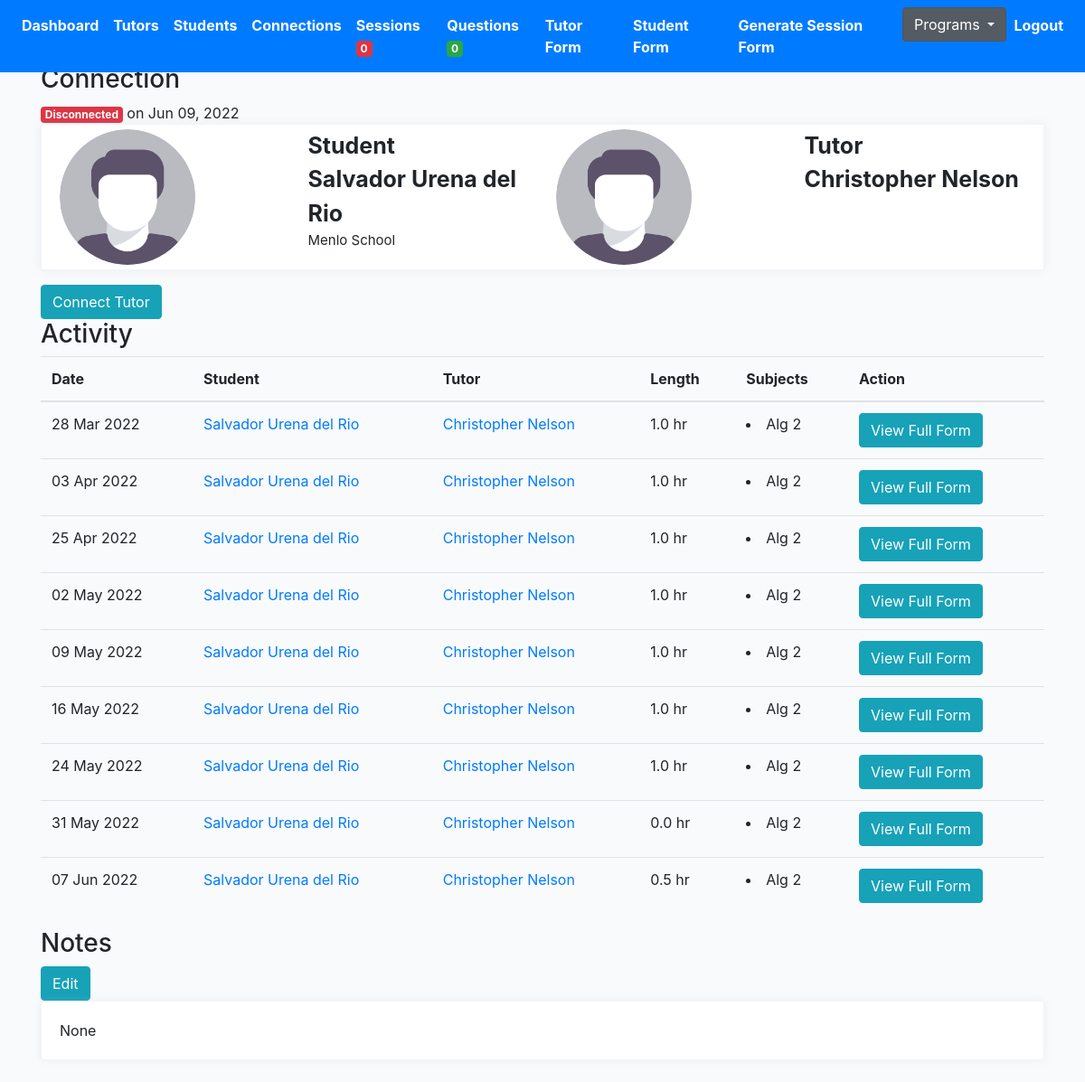
/tutoring/154/connection-detail (signed in), run on the app's committed database.
### profiles/models.py (models this page shows, shortened)
class Connection(models.Model):
    created = models.DateTimeField(auto_now_add=True)
    student = models.ForeignKey(Profile, on_delete=models.CASCADE, related_name='student')
    tutor = models.ForeignKey(Profile, on_delete=models.CASCADE, related_name='tutor')
    status = models.CharField(max_length=200, choices=STATUS_CHOICES)
    updated = models.DateTimeField(auto_now=True)
    flag = models.BooleanField(default=False)
    note = models.TextField(null=True, blank=True, max_length=1000)

class Profile(models.Model):
    role = models.CharField(max_length=200, choices=ROLE_CHOICES_PROFILE, null=True)
    avatar = models.ImageField(default='avatar.png', upload_to='avatars/')
    first_name = models.CharField(max_length=200, blank=True)
    last_name = models.CharField(max_length=200, blank=True)
    email = models.EmailField(max_length=200, blank=True)
    student_grade = models.CharField(null=True, blank=True, max_length=200, choices=STUDENT_GRADE_CHOICES)
    grade = models.CharField(null=True, blank=True, max_length=200, choices=GRADE_CHOICES)
    academic_advisor = models.ForeignKey(Academicadvisor, null=True, blank=True, on_delete=models.CASCADE, related_name='academic_advisor')
    academic_advisor_email = models.EmailField(max_length=200, blank=True)
    subjects = models.ManyToManyField(Subject, blank=True, related_name='subjects')
    school = models.CharField(max_length=200, blank=True)
    friends = models.ManyToManyField("self", blank=True, related_name='testfriends')
    updated = models.DateTimeField(auto_now=True)
    created = models.DateTimeField(auto_now_add=True)
    slug = models.SlugField(unique=True, blank=True)
    flag = models.BooleanField(default=False)
    parent1_first_name = models.CharField(max_length=200, blank=True)
    parent1_last_name = models.CharField(max_length=200, blank=True)
    parent1_phone = models.CharField(max_length=200, blank=True)
    parent1_email = models.EmailField(max_length=200, blank=True)
    student_capacity = models.IntegerField(null=True, blank=True)
    phone = models.CharField(max_length=200, blank=True)
    question = models.TextField(null=True, blank=True, max_length=1000)
    languages = models.ManyToManyField(Language, blank=True, related_name='subjects')
    comfortable_share_phone = models.BooleanField(default=False)
    permission_share_grade = models.BooleanField(default=False)
    optional_school_loop_profile_link = models.TextField(null=True, blank=True, max_length=500)
    optional_school_loop_username = models.TextField(null=True, blank=True, max_length=500)
    optional_school_loop_password = models.TextField(null=True, blank=True, max_length=500)
    parent_languages = models.CharField(null=True, blank=True, max_length=200, choices=LANGUAGE_CHOICES)
    age = models.IntegerField(null=True, blank=True)
    ethnic = models.CharField(null=True, blank=True, max_length=200, choices=ETHNIC_CHOICES)
    note = models.TextField(null=True, blank=True, max_length=1000)
    interest = models.ManyToManyField(Interest, blank=True, related_name='interest')
    check = models.CharField(null=True, blank=True, max_length=200, choices=YES_NO)
    status = models.CharField(null=True, blank=True, max_length=200, choices=PROFILE_STATUS, default='active')
    connect_virtual = models.BooleanField(default=False)
    def get_absolute_url(self):
        return reverse("profiles:profile-detail-view", kwargs={"slug": self.slug})
    __initial_first_name = None
    __initial_last_name = None
    def __init__(self, *args, **kwargs):
        super().__init__(*args, **kwargs)
        self.__initial_first_name = self.first_name
        self.__initial_last_name = self.last_name

class Session(models.Model):
    connection = models.ForeignKey(Connection, on_delete=models.CASCADE)
    meet = models.IntegerField(null=True, blank=True)
    length = models.FloatField(null=True, blank=True)
    subjects = models.ManyToManyField(Subject, blank=True, related_name='sessionsubjects')
    updated = models.DateTimeField(auto_now=True, null=True, blank=True)
    created = models.DateTimeField(auto_now_add=True)
    help = models.TextField(null=True, blank=True, max_length=1000)
    support = models.ManyToManyField(Support, blank=True, related_name='supports')
    othersupport = models.CharField(null=True, blank=True, max_length=200)
    rate = models.IntegerField(null=True, blank=True)
    productivity = models.IntegerField(null=True, blank=True)
    question = models.TextField(null=True, blank=True, max_length=1000)
    disconnect = models.CharField(null=True, blank=True, max_length=200, choices=CONT_STATUS_CHOICES)
    submit_status = models.BooleanField(default=False)
    flag = models.BooleanField(default=False)
    reason_disconnect= models.TextField(null=True, blank=True, max_length=1000)
    urgent_check = models.BooleanField(default=False)
    def get_subjects(self):
        return self.subjects.all()
    def get_absolute_url(self):
        return reverse("profiles:session-detail-view", kwargs={"pk": self.pk})

class Subject(models.Model):
    name = models.CharField(max_length=200, blank=True)
    def __str__(self):
        return self.name

### profiles/views.py (the view)
# urls.py: path('<pk>/connection-detail', ConnectionDetailView.as_view(), name='connection-profile-detail'),
@method_decorator(login_required, name='dispatch')
@method_decorator(allowed_users(allowed_roles=['tutor', 'admin']), name='dispatch')
class ConnectionDetailView(DetailView):
    model = Connection
    template_name = 'tutor/connection-detail.html'
    def get_object(self):
        pk = self.kwargs.get('pk')
        connection = Connection.objects.get(pk=pk)
        return connection
    def get_context_data(self, **kwargs):
        context = super().get_context_data(**kwargs)
        pk = self.kwargs.get('pk')
        connection = Connection.objects.get(pk=pk)
        sessions = Session.objects.filter(submit_status=True).filter(connection=connection)
        sessions_ = []
        for item in sessions:
            sessions_.append(item)
        context["sessions"] = sessions_
        return context

### cprofiles/context_processors.py (called while the page is built)
def choice_question(request):
    if(request.user.id):
        choice_unanswered_question_num = Question.objects.filter(status="UNANSWERED").count()
        choice_session_flag_num = Session.objects.filter(flag=True).count()
        return {
            'choice_unanswered_question_num' : choice_unanswered_question_num,
            'choice_session_flag_num' : choice_session_flag_num
        }
    return {}

### middleschool/context_processors.py (called while the page is built)
def middle_school_question(request):
    if(request.user.id):
        middle_school_unanswered_question_num = Question.objects.filter(status="UNANSWERED").count()
        middle_school_session_flag_num = Session.objects.filter(flag=True).count()
        return {
            'middle_school_unanswered_question_num' : middle_school_unanswered_question_num,
            'middle_school_session_flag_num' : middle_school_session_flag_num
        }
    return {}

### mprofiles/context_processors.py (called while the page is built)
def mentor_question(request):
    if(request.user.id):
        mentor_unanswered_question_num = Question.objects.filter(status="UNANSWERED").count()
        mentor_session_flag_num = Session.objects.filter(flag=True).count()
        return {
            'mentor_unanswered_question_num' : mentor_unanswered_question_num,
            'mentor_session_flag_num' : mentor_session_flag_num
        }
    return {}

### profiles/context_processors.py (called while the page is built)
def high_school_question(request):
    if(request.user.id):
        high_school_unanswered_question_num = Question.objects.filter(status="UNANSWERED").count()
        high_school_session_flag_num = Session.objects.filter(flag=True).count()
        return {
            'high_school_unanswered_question_num' : high_school_unanswered_question_num,
            'high_school_session_flag_num' : high_school_session_flag_num
        }
    return {}

### templates/tutor/connection-detail.html (shortened to what this page needs)
{% extends 'base.html' %}
{% load static %}
{% block stylesheet %}{% static '/css/profile.css' %}{% endblock %}
{% block content %}
<h3>Connection</h3>
{% if connection.status == 'connected' %}
<div class="status_detail"><span class="badge badge-success">Connected</div>
{% elif connection.status == 'disconnected' %}
<div class="status_detail"><span class="badge badge-danger">Disconnected</span><span> on {{connection.updated | date:"M d, Y" }}</span></div>
{% elif connection.status == 'inactive' %}
<div class="status_detail"><span class="badge badge-warning">Inactive</div>
{% endif %}
<div class="profile-page tx-13">
    <div class="row">
        <div class="col-12 grid-margin">
            <div class="profile-header">
                <div class="header-links">
                    <div class="container header">
                        <div class="row">
                            <div class="col">
                                <div class="row">
                                    <div class="col">
                                        <img class="profile-pic" src="{{connection.student.avatar.url}}" alt="profile">
                                    </div>
                                    <div class="col">
                                        <div style="font-size:25px; font-weight:bold" class="profile-name">
                                            {{connection.student.role|title }}</div>
                                        <div style="font-size:25px; font-weight:bold" class="profile-name">
                                            {{connection.student.first_name}}
                                            {{connection.student.last_name}}</div>
                                        <div style="font-size:15px" class="profile-name">
                                            {{connection.student.school}}</div>
                                    </div>
                                </div>
                            </div>
                            <div class="col">
                                <div class="row">
                                    <div class="col">
                                        <img class="profile-pic" src="{{connection.tutor.avatar.url}}" alt="profile">
                                    </div>
                                    <div class="col">
                                        <div style="font-size:25px; font-weight:bold" class="profile-name">
                                            {{connection.tutor.role|title }}</div>
                                        <div style="font-size:25px; font-weight:bold" class="profile-name">
                                            {{connection.tutor.first_name}}
                                            {{connection.tutor.last_name}}</div>
                                    </div>
                                </div>
                            </div>
                        </div>
                    </div>
                </div>
            </div>
        </div>
    </div>
</div>
{% if connection.status == 'connected' %}
<form action="{% url 'profiles:remove-connect' %}" method="POST">
    {% csrf_token %}
    <input type="hidden" name="student_pk" value={{connection.student.pk}}>
    <input type="hidden" name="tutor_pk" value={{connection.tutor.pk}}>
    <button type="submit" class="btn btn-danger">Disconnect</button>
</form>
{% elif connection.status == 'disconnected' %}
<a href="{% url 'profiles:student-detail-view' connection.student.slug %}"><button type="submit"
        class="btn btn-info">Connect
        Tutor</button></a>
{% endif %}
<h3>Activity</h3>
<div class="table-responsive-lg">
    <table class="table">
        <thead>
            <tr>
                <th scope="col">Date</th>
                <th scope="col">Student</th>
                <th scope="col">Tutor</th>
                <th scope="col">Length</th>
                <th scope="col">Subjects</th>
                <th scope="col">Action</th>
            </tr>
        </thead>
        <tbody>
            {% for obj in sessions %}
            <tr>
                <td>{{obj.created|date:"d M Y"}}</td>
                <td><a href="{{obj.connection.student.get_absolute_url}}">{{obj.connection.student.first_name}}
                        {{obj.connection.student.last_name}}</a></td>
                <td><a href="{{obj.connection.tutor.get_absolute_url}}">{{obj.connection.tutor.first_name}}
                        {{obj.connection.tutor.last_name}}</a></td>
                <td>{{obj.length}} hr</td>
                <td>
                    {% for subject in obj.get_subjects %}
                    <li>{{subject}}</li>
                    {% endfor %}
                </td>
                <td><a href="{{obj.get_absolute_url}}"><button type="submit" class="btn btn-info">View Full
                            Form</button></a></td>
            </tr>
            {% endfor %}
        </tbody>
    </table>
</div>
<h3>Notes</h3>
<a href="{% url 'profiles:connection-note-update-profile' connection.pk %}"><button type="submit"
        class="btn btn-info">Edit</button></a>
<div class="row">
    <div class="col-sm-12">
        <div class="card h-100">
            <div class="card-body">
                <p class="card-text">{{connection.note}}</p>
            </div>
        </div>
    </div>
</div>
{% endblock content %}

### core/static/css/base.css (style rules this page uses)
.container { width: 100%; padding-right: 15px; padding-left: 15px; margin-right: auto; margin-left: auto; margin-top: 55px; }
body { background:#FAFAFA; }

### core/static/css/profile.css (style rules this page uses)
body { background-color: #f9fafb; margin-top:0px; }
.profile-page .profile-header { box-shadow: 0 0 10px 0 rgba(183, 192, 206, 0.2); border: 1px solid #f2f4f9; }
.profile-page .profile-header .header-links { padding: 5px; display: -webkit-flex; display: flex; -webkit-justify-content: center; justify-content: center; background: #fff; border-radius: 0 0 .25rem .25rem; }
img { vertical-align: middle; border-style: none; }
.grid-margin { margin-bottom: 1rem; }
.card { box-shadow: 0 0 10px 0 rgba(183, 192, 206, 0.2); -webkit-box-shadow: 0 0 10px 0 rgba(183, 192, 206, 0.2); -moz-box-shadow: 0 0 10px 0 rgba(183, 192, 206, 0.2); -ms-box-shadow: 0 0 10px 0 rgba(183, 192, 206, 0.2); }
.card { position: relative; display: flex; flex-direction: column; min-width: 0; word-wrap: break-word; background-color: #fff; background-clip: border-box; border: 1px solid #f2f4f9; border-radius: 0.25rem; }
.profile-pic { border-radius: 50%; height: auto; width: 150px; }
.container .header { margin-top: 0px; }

### data on the page
Connection: updated "Jun 09, 2022", student.avatar (placeholder picture), student.role "Student", student.first_name "Salvador", student.last_name "Urena del Rio", student.school "Menlo School", tutor.avatar (placeholder picture), tutor.role "Tutor", tutor.first_name "Christopher", tutor.last_name "Nelson", note "None"
Session: created "28 Mar 2022", connection.student.first_name "Salvador", connection.student.last_name "Urena del Rio", connection.tutor.first_name "Christopher", connection.tutor.last_name "Nelson", length "1.0"
Subject: name "Alg 2"
Session: created "03 Apr 2022", connection.student.first_name "Salvador", connection.student.last_name "Urena del Rio", connection.tutor.first_name "Christopher", connection.tutor.last_name "Nelson", length "1.0"
Session: created "25 Apr 2022", connection.student.first_name "Salvador", connection.student.last_name "Urena del Rio", connection.tutor.first_name "Christopher", connection.tutor.last_name "Nelson", length "1.0"
Session: created "02 May 2022", connection.student.first_name "Salvador", connection.student.last_name "Urena del Rio", connection.tutor.first_name "Christopher", connection.tutor.last_name "Nelson", length "1.0"
Session: created "09 May 2022", connection.student.first_name "Salvador", connection.student.last_name "Urena del Rio", connection.tutor.first_name "Christopher", connection.tutor.last_name "Nelson", length "1.0"
Session: created "16 May 2022", connection.student.first_name "Salvador", connection.student.last_name "Urena del Rio", connection.tutor.first_name "Christopher", connection.tutor.last_name "Nelson", length "1.0"
Session: created "24 May 2022", connection.student.first_name "Salvador", connection.student.last_name "Urena del Rio", connection.tutor.first_name "Christopher", connection.tutor.last_name "Nelson", length "1.0"
Session: created "31 May 2022", connection.student.first_name "Salvador", connection.student.last_name "Urena del Rio", connection.tutor.first_name "Christopher", connection.tutor.last_name "Nelson", length "0.0"
Session: created "07 Jun 2022", connection.student.first_name "Salvador", connection.student.last_name "Urena del Rio", connection.tutor.first_name "Christopher", connection.tutor.last_name "Nelson", length "0.5"

### other printed values
{{ high_school_session_flag_num }} "0"
{{ high_school_unanswered_question_num }} "0"
